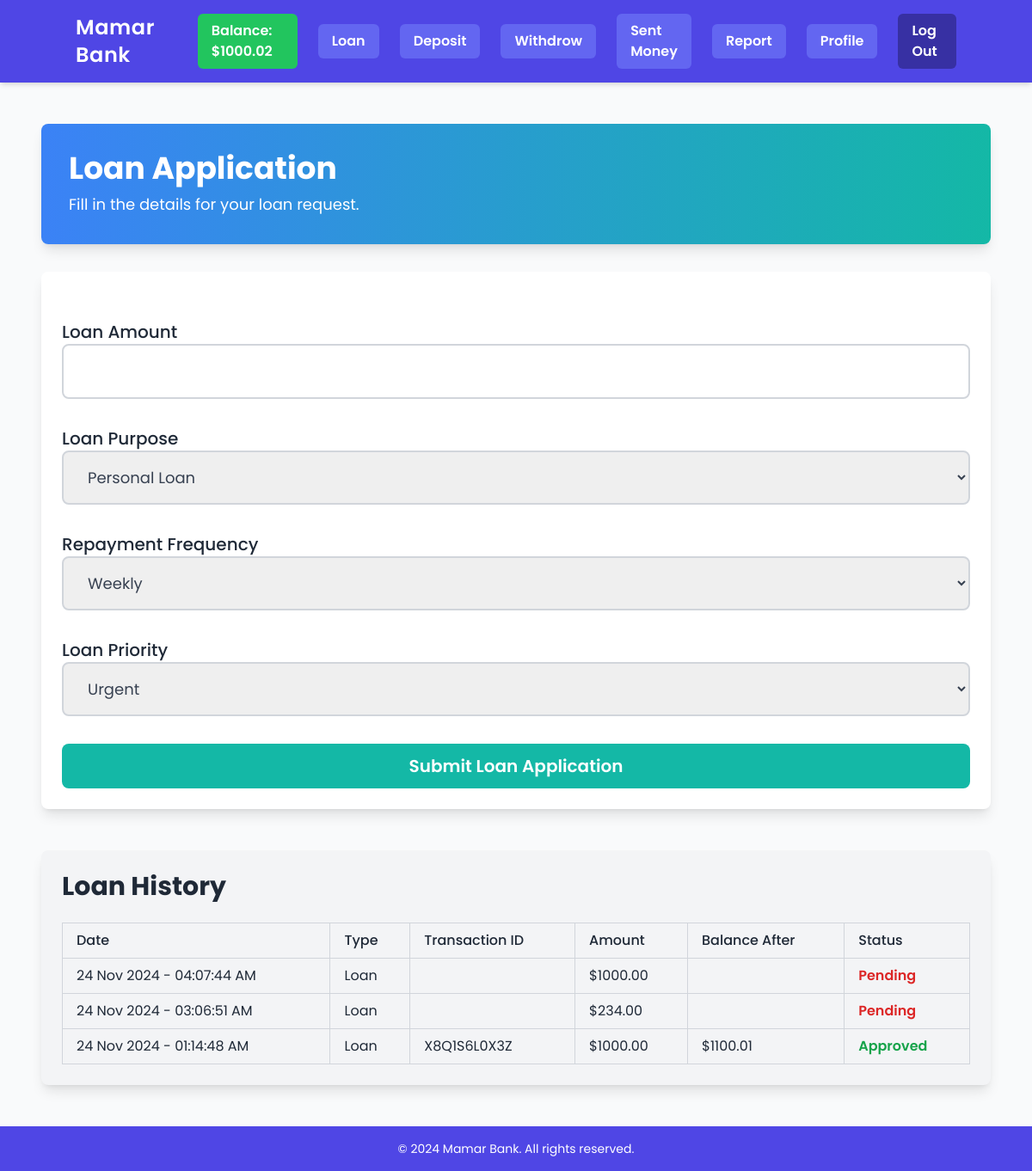
The app's page /loan/ (signed in), older data.
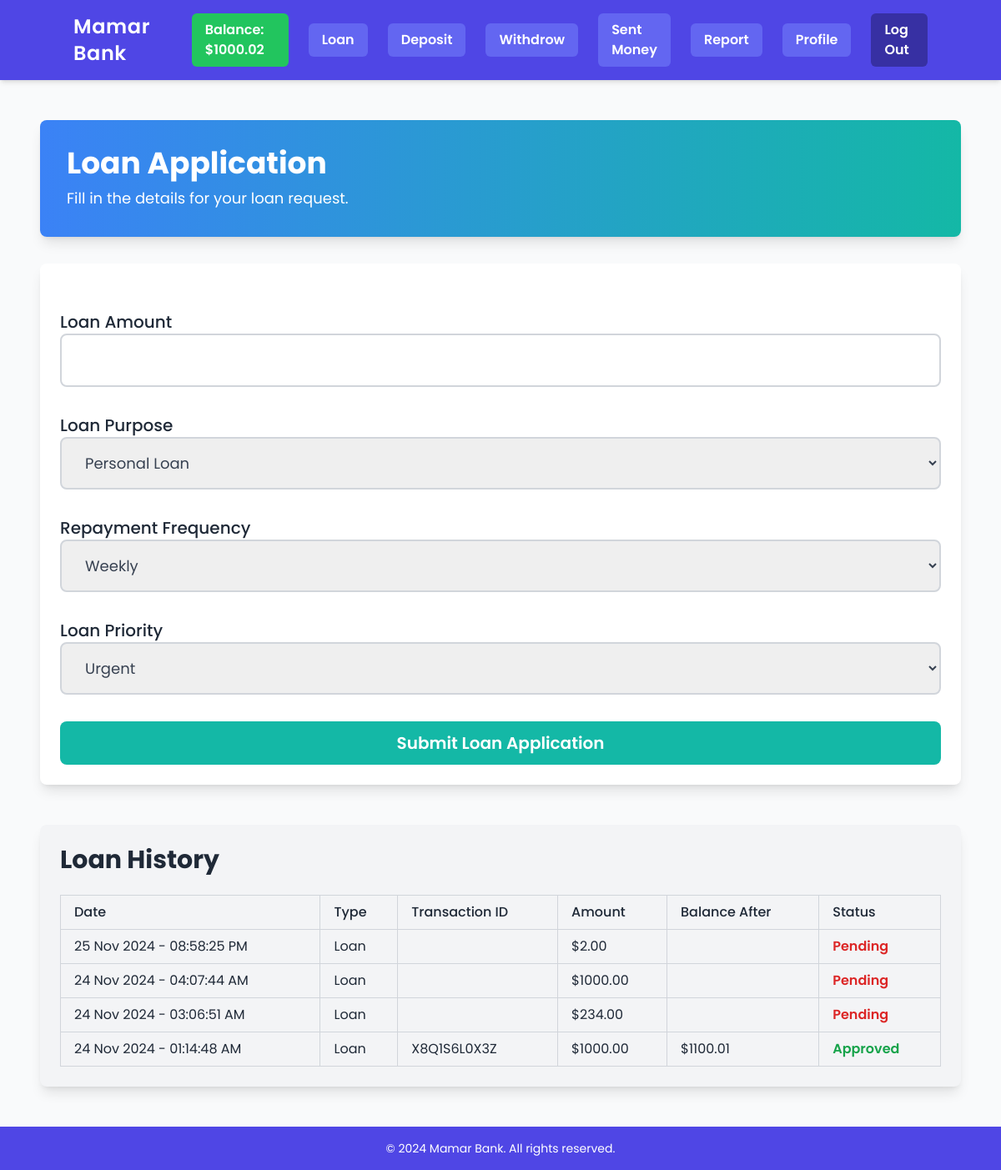
The same page, newer data.
### Transactions/models.py (models this page shows, shortened)
class Transaction(models.Model):
    user = models.ForeignKey(User, on_delete=models.CASCADE, related_name='transactions')
    transaction_type = models.CharField(max_length=50)
    amount = models.DecimalField(max_digits=12, decimal_places=2)
    description = models.TextField(blank=True, null=True)
    status = models.BooleanField(default=0) # 0: pending, 1: completed
    after_transaction_balance = models.DecimalField(max_digits=20, decimal_places=2, null=True, blank=True)
    created_at = models.DateTimeField(auto_now_add=True, null=1)
    updated_at = models.DateTimeField(auto_now=True, null=1)
    transaction_id = models.CharField(
        max_length=15,
        default=generate_transaction_id,
        editable=False
    )

class Loan(Transaction):
    purpose = models.CharField(max_length=50)
    priority = models.CharField(max_length=50)
    repayment_frequency = models.CharField(max_length=50)
    approve_admin = models.ForeignKey(User, on_delete=models.CASCADE, related_name='approved_admin', null=1)

class Transaction(models.Model):
    user = models.ForeignKey(User, on_delete=models.CASCADE, related_name='transactions')
    transaction_type = models.CharField(max_length=50)
    amount = models.DecimalField(max_digits=12, decimal_places=2)
    description = models.TextField(blank=True, null=True)
    status = models.BooleanField(default=0) # 0: pending, 1: completed
    after_transaction_balance = models.DecimalField(max_digits=20, decimal_places=2, null=True, blank=True)
    created_at = models.DateTimeField(auto_now_add=True, null=1)
    updated_at = models.DateTimeField(auto_now=True, null=1)
    transaction_id = models.CharField(
        max_length=15,
        default=generate_transaction_id,
        editable=False
    )

### Transactions/views.py (the view, shortened to what this page needs)
# urls.py: path('loan/', views.loan, name='loan'),
def loan(request):
    context = {}
    loan = Loan.objects.filter(user=request.user).order_by('-id')
    context['transactions'] = loan
    return render(request, 'loan.html', context)

### Transactions/templates/loan.html (shortened to what the changed rows need)
{% extends 'base.html' %}
{% block content %}
<div class="container mx-auto p-6 max-w-6xl">
    <div class="bg-gradient-to-r from-blue-500 to-teal-500 text-white shadow-lg rounded-lg p-8 mb-8">
        <h1 class="text-4xl font-bold">Loan Application</h1>
    </div>
    <div class="bg-gray-100 shadow-lg rounded-lg p-6">
        <h2 class="text-3xl font-bold text-gray-800 mb-6">Loan History</h2>
        {% if transactions %}
            <div class="overflow-x-auto">
                <table class="min-w-full border-collapse border border-gray-300 text-left text-gray-800">
                    <thead class="bg-gray-100">
                        <tr>
                            <th class="border border-gray-300 px-4 py-2 font-medium">Date</th>
                            <th class="border border-gray-300 px-4 py-2 font-medium">Type</th>
                            <th class="border border-gray-300 px-4 py-2 font-medium">Transaction ID</th>
                            <th class="border border-gray-300 px-4 py-2 font-medium">Amount</th>
                            <th class="border border-gray-300 px-4 py-2 font-medium">Balance After</th>
                            <th class="border border-gray-300 px-4 py-2 font-medium">Status</th>
                        </tr>
                    </thead>
                    <tbody>
                        {% for transaction in transactions %}
                            <tr class="hover:bg-gray-50">
                                <td class="border border-gray-300 px-4 py-2">{{ transaction.created_at|date:"d M Y - h:i:s A" }}</td>
                                <td class="border border-gray-300 px-4 py-2">{{ transaction.transaction_type }}</td>
                                <td class="border border-gray-300 px-4 py-2">
                                    {% if transaction.after_transaction_balance %}
                                        {{ transaction.transaction_id }}
                                    {% endif %}
                                </td>
                                <td class="border border-gray-300 px-4 py-2">${{ transaction.amount }}</td>
                                <td class="border border-gray-300 px-4 py-2">
                                    {% if transaction.after_transaction_balance %}
                                        ${{ transaction.after_transaction_balance }}
                                    {% endif %}
                                </td>
                                <td class="border border-gray-300 px-4 py-2">
                                    {% if transaction.status %}
                                        <span class="text-green-600 font-semibold">Approved</span>
                                    {% else %}
                                        <span class="text-red-600 font-semibold">Pending</span>
                                    {% endif %}
                                </td>
                            </tr>
                        {% endfor %}
                    </tbody>
                </table>
            </div>
        {% else %}
            <p class="text-gray-500 mt-4">No Loan history found.</p>
        {% endif %}
    </div>
</div>
{% endblock %}

Row changes from the older to the newer data that the page shows:
added Loan: shows "Pending"
